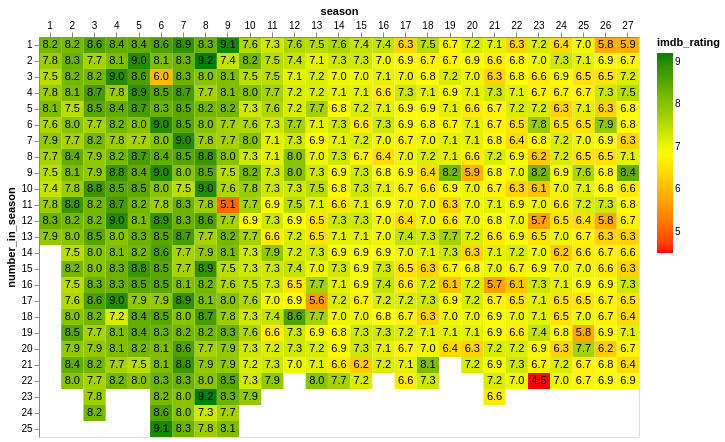

The notebook cell saved with this chart:
### Code cell
import altair as alt


# Configure common options. We specify the aggregation
# as a transform here so we can reuse it in both layers.

# Configure heatmap
heatmap = alt.Chart(df2).mark_rect().encode(
    x = alt.X('season:N',axis=alt.Axis(orient='top',labelAngle=0)),
    y = alt.Y('number_in_season:N'),
    color = alt.Color('imdb_rating:Q',
        scale = alt.Scale(range=['red', 'yellow', 'green'])))


# Configure text
text = alt.Chart(df2).mark_text(baseline='middle').encode(
    x = alt.X('season:N'),
    y = alt.Y('number_in_season:N'),
    text = alt.Text('imdb_rating:Q', format=".1f")
)

# Draw the chart
(heatmap + text).properties(width=600, height=400)

### Figure 1 — Vega-Lite specification as saved in the notebook (floating-point values rounded to 4 significant figures; data arrays with more than 128 entries replaced by an {"elided": "..."} marker saying what was removed)
{"config": {"view": {"continuousWidth": 300, "continuousHeight": 300}}, "layer": [{"mark": {"type": "rect"}, "encoding": {"color": {"field": "imdb_rating", "scale": {"range": ["red", "yellow", "green"]}, "type": "quantitative"}, "x": {"axis": {"labelAngle": 0, "orient": "top"}, "field": "season", "type": "nominal"}, "y": {"field": "number_in_season", "type": "nominal"}}}, {"mark": {"type": "text", "baseline": "middle"}, "encoding": {"text": {"field": "imdb_rating", "format": ".1f", "type": "quantitative"}, "x": {"field": "season", "type": "nominal"}, "y": {"field": "number_in_season", "type": "nominal"}}}], "data": {"name": "data-c193e4284ca5af2801dfe3f252265c71"}, "height": 400, "width": 600, "$schema": "https://vega.github.io/schema/vega-lite/v5.20.1.json", "datasets": {"data-c193e4284ca5af2801dfe3f252265c71": {"elided": "596 records"}}}
